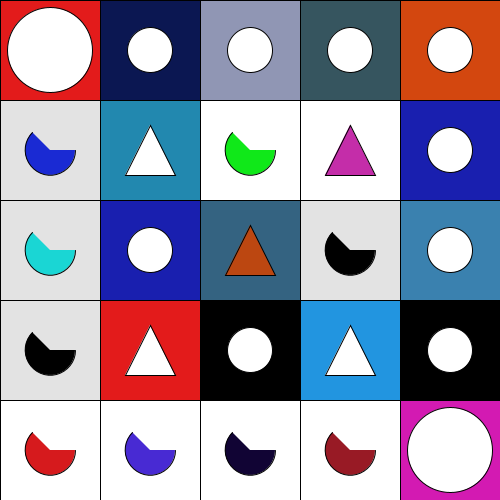
Frame 1 (no input)
Frame 60 (the mouse pressed at the canvas centre just before this capture): identical to frame 1, image omitted
Frame 120 (the mouse held since frame 60 and released just before this capture): identical to frame 1, image omitted

The Processing sketch that drew this single still picture (run headless with seeded random() and noise(); from frame 60 on, the mouse is pressed at the canvas centre):

// Processing sketch: processing_85705
// ── processing_85705.pde

//Victor Vasarely
void setup() {
  size (500,500);
  
}

void draw(){
//////////Row 1/////
strokeWeight(1);
fill(227, 27, 27);
rect(0, 0, 100, 100);

fill(11, 23, 82);
rect(100, 0, 100, 100);

fill(144, 150, 180);
rect(200, 0, 100, 100);

fill(54, 85, 95);
rect(300, 0, 100, 100);

fill(211, 71, 15);
rect(400, 0, 100, 100);
////////Row 2//////////
fill(227, 227, 227);
rect(0, 100, 100, 100);

fill(34, 136, 175);
rect(100, 100, 100, 100);

fill(277, 277, 277);
rect(200, 100, 100, 100);

fill(277, 277, 277);
rect(300, 100, 100, 100);

fill(25, 31, 175);
rect(400, 100, 100, 100);
/////////Row 3///////////
fill(227,227,227);
rect(0, 200, 100, 100);

fill(25, 31, 175);
rect(100, 200, 100, 100);

fill(52, 99, 129);
rect(200, 200, 100, 100);

fill(227, 227, 227);
rect(300, 200, 100, 100);

fill(58, 129, 175);
rect(400, 200, 100, 100);
////////Row 4////////////
fill(227, 227, 227);
rect(0, 300, 100, 100);

fill(227, 27, 27);
rect(100, 300, 100, 100);

fill(0, 0, 0);
rect(200, 300, 100, 100);

fill(34, 149, 224);
rect(300, 300, 100, 100);

fill(0, 0, 0);
rect(400, 300, 100, 100);
//////////Row 5//////////
fill(277, 277, 277);
rect(0, 400, 100, 100);

fill(277, 277, 277);
rect(100, 400, 100, 100);

fill(277, 277, 277);
rect(200, 400, 100, 100);

fill(277, 277, 277);
rect(300, 400, 100, 100);

fill(211, 26, 178);
rect(400, 400, 100, 100);
/////////Row 1////////////
fill(277,277,277);
ellipse(50, 50, 85, 85);

fill(277,277,277);
ellipse(150, 50, 45, 45);

fill(277,277,277);
ellipse(250, 50, 45, 45);

fill(277,277,277);
ellipse(350, 50, 45, 45);

fill(277,277,277);
ellipse(450, 50, 45, 45);
//////Row 2//////////
fill(26, 42, 211);
arc(50, 150, 50, 50, 0, PI+QUARTER_PI);

fill(277,277,277);
triangle(125, 175, 150, 125, 175, 175);

fill(16, 232, 25);
arc(250, 150, 50, 50, 0, PI+QUARTER_PI);

fill(196,45,169);
triangle(325, 175, 350, 125, 375, 175);

fill(277,277,277);
ellipse(450, 150, 45, 45);
/////Row 3///////
fill(26, 214, 212);
arc(50, 250, 50, 50, 0, PI+QUARTER_PI);

fill(188, 71, 17);
triangle(225, 275, 250, 225, 275, 275);

fill(277,277,277);
ellipse(150, 250, 45, 45);

fill(0, 0, 0);
arc(350, 250, 50, 50, 0, PI+QUARTER_PI);

fill(277,277,277);
ellipse(450, 250, 45, 45);

/////Row 4/////
fill(0, 0, 0);
arc(50, 350, 50, 50, 0, PI+QUARTER_PI);

fill(277, 277, 277);
triangle(325, 375, 350, 325, 375, 375);

fill(277,277,277);
ellipse(250, 350, 45, 45);

fill(277, 277, 277);
triangle(125, 375, 150, 325, 175, 375);

fill(277,277,277);
ellipse(450, 350, 45, 45);

////Row 5//////
fill(214, 26, 29);
arc(50, 450, 50, 50, 0, PI+QUARTER_PI);

fill(72, 42, 211);
arc(150, 450, 50, 50, 0, PI+QUARTER_PI);

fill(17, 4, 52);
arc(250, 450, 50, 50, 0, PI+QUARTER_PI);

fill(152, 26, 37);
arc(350, 450, 50, 50, 0, PI+QUARTER_PI);

fill(277,277,277);
ellipse(450, 450, 85, 85);

}
